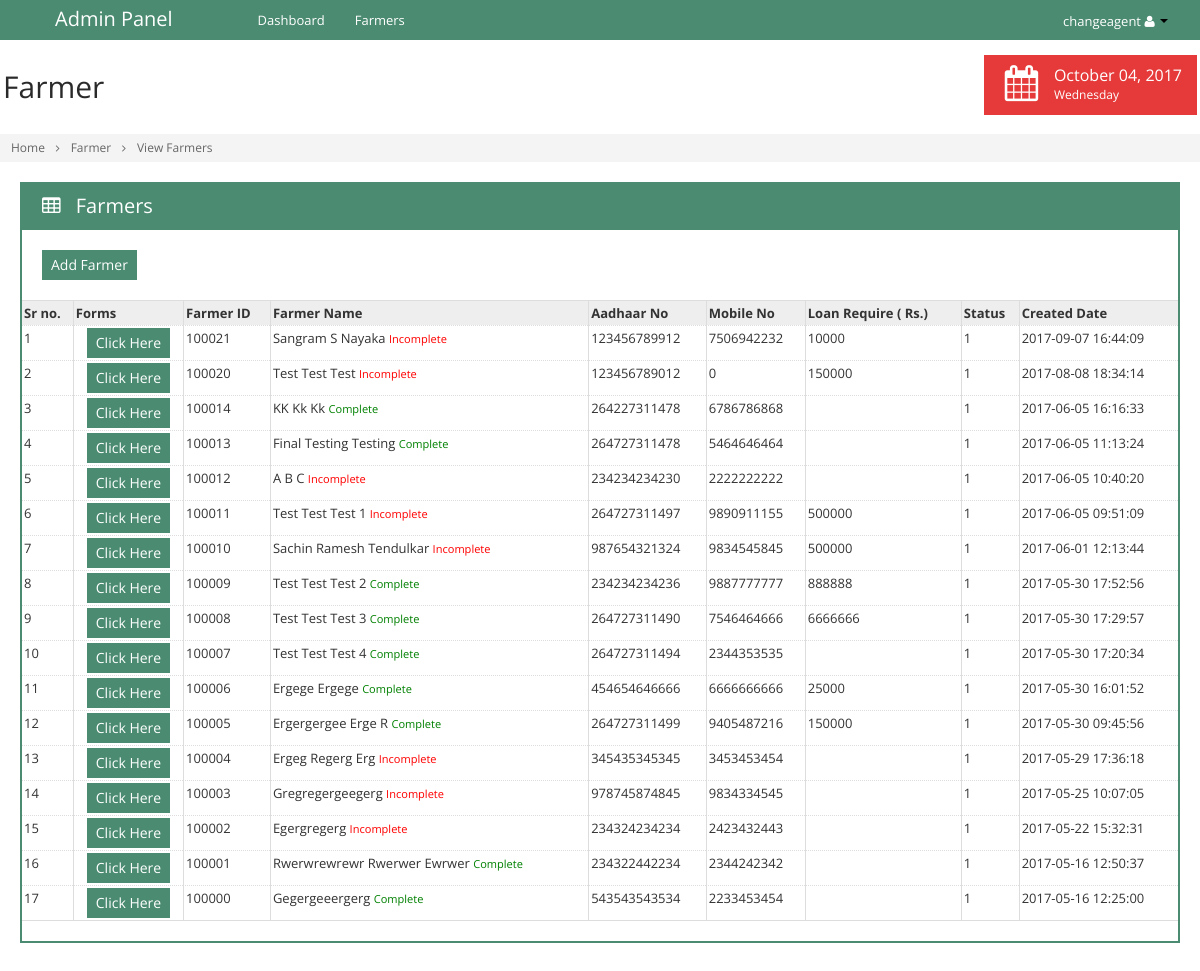
/view_farmers.php (signed in), run on an earlier commit of the app's database.
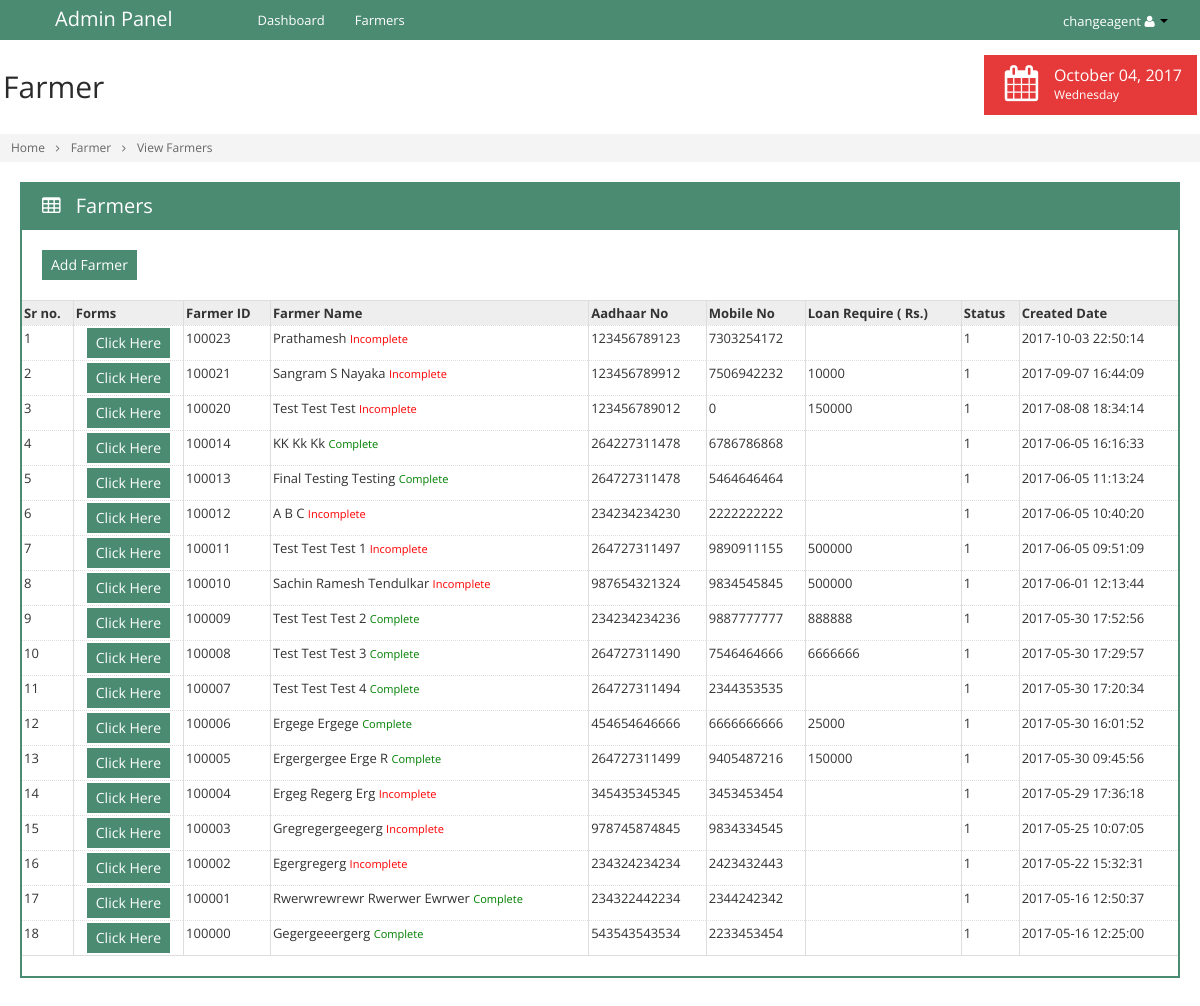
And on a later commit of the database.
### tables this page shows
CREATE TABLE IF NOT EXISTS `tbl_farmers` (
  `id` int(11) NOT NULL AUTO_INCREMENT,
  `fm_caid` int(11) NOT NULL,
  `fm_id` int(11) NOT NULL,
  `fm_name` varchar(255) NOT NULL,
  `fm_aadhar` bigint(11) NOT NULL,
  `fm_mobileno` bigint(11) NOT NULL,
  `fm_loan` varchar(255) NOT NULL,
  `fm_amount` varchar(255) NOT NULL,
  `fm_status` int(11) NOT NULL,
  `fm_createddt` datetime NOT NULL,
  `fm_createdby` varchar(255) NOT NULL,
  `fm_modifieddt` datetime NOT NULL,
  `fm_modifiedby` varchar(255) NOT NULL,
  PRIMARY KEY (`id`)
);

### view_farmers.php (the view, shortened to what the changed rows need)
<?php
	include('include/connection.php');
		?>
        <?php
	$ca_id	= $_SESSION['ca_id'];
	$sql	= "select * from tbl_farmers where fm_caid='".$ca_id."' order by id desc";
	$res	= mysqli_query($db_con,$sql) or die(mysqli_error($db_con));
	$r		= 1;
?>
<!doctype html>
<html>
    <head>
    </head>
    <body class="<?php echo $theme_name; ?>" data-theme="<?php echo $theme_name; ?>">
        <div class="container-fluid" id="content">
            <div id="main" style="margin-left:0px !important">
                <div class="container-fluid">
                    <div class="row-fluid">
                        <div class="span12">
                            <div class="box box-color box-bordered">
                                <div class="box-content nopadding">
                                    <form id="mainform" action="deletefarmers.php" method="post">
                                        <div id="comp_1">
                                            <table class="table table-bordered dataTable dataTable-scroll-x">
                                                <thead>
                                                    <tr>
                                                        <th>Sr no.</th>
                                                        <th>Forms</th>
                                                        <th>Farmer ID</th>
                                                        <th>Farmer Name</th>
                                                        <th>Aadhaar No</th>
                                                        <th>Mobile No</th>
                                                        <th>Loan Require ( Rs.)</th>
                                                        <th>Status</th>
                                                        <th class='hidden-350'>Created Date</th>
                                                    </tr>
                                                </thead>
                                                <tbody>
                                                    <?php
                                                    while($row = mysqli_fetch_array($res))
                                                    {
                                                        ?>
                                                        <tr>
                                                            <td><?php echo $r; ?></td>
                                                            <td style="text-align:center;">
                                                            	<a href="get_farmer_details.php?pag=farmers&fm_id=<?php echo $row['fm_id']; ?>" class="btn btn-primary">Click Here</a>
                                                            </td>
                                                            <td><?php echo $row['fm_id']; ?></td>
                                                            <td><?php echo ucwords($row['fm_name']); ?>
                                                            <?php
                                                            $sql_check_point  	= " SELECT * FROM tbl_points ";
															$sql_check_point  	.= " WHERE pt_frm1 !='' AND pt_frm2 !='' ";
															$sql_check_point  	.= " 	AND pt_frm3 !='' AND pt_frm4 !='' ";
															$sql_check_point  	.= " 	AND pt_frm6 !='' AND pt_frm7 !='' ";
															$sql_check_point  	.= " 	AND pt_frm8 !='' AND pt_frm9 !='' ";
															$sql_check_point  	.= " 	AND pt_frm10 !='' AND pt_frm5 !='' ";
															$sql_check_point  	.= " 	AND pt_frm12 !='' AND pt_frm13 !='' ";
															$sql_check_point  	.= " 	AND pt_frm11 !='' ";
															$sql_check_point  	.= " 	AND fm_id='".$row['fm_id']."' ";
                                                            $res_check_point  = mysqli_query($db_con,$sql_check_point) or die(mysqli_error($db_con));
                                                            $num_check_point  = mysqli_num_rows($res_check_point);
                                                            if($num_check_point==0)
                                                            {
                                                                echo '<small style="color:red">Incomplete</small>';
                                                            }
                                                            else
                                                            {
                                                                echo '<small style="color:green">Complete</small>';
                                                            }
                                                            ?>
                                                            </td>
                                                            <td><?php echo $row['fm_aadhar']; ?></td>
                                                            <td><?php echo $row['fm_mobileno']; ?></td>
                                                            <td><?php echo $row['fm_amount']; ?></td>
                                                            <td><?php echo $row['fm_status']; ?></td>
                                                            <td><?php echo $row['fm_createddt']; ?></td>
                                                        </tr>
                                                        <?php
                                                        $r++;
                                                    }
                                                    ?>
                                                </tbody>
                                            </table>
                                        </div>
                                    </form>
                                </div>
                            </div>
                        </div>
                    </div>
                </div>
            </div>
       	</div>
	</body>
</html>

What changed in the data, as far as the page shows it:
added tbl_farmers: fm "100023", fm_name "Prathamesh", shows "Incomplete", fm_aadhar "123456789123", fm_mobileno "7303254172", fm_status "1", fm_createddt "2017-10-03 22:50:14"
